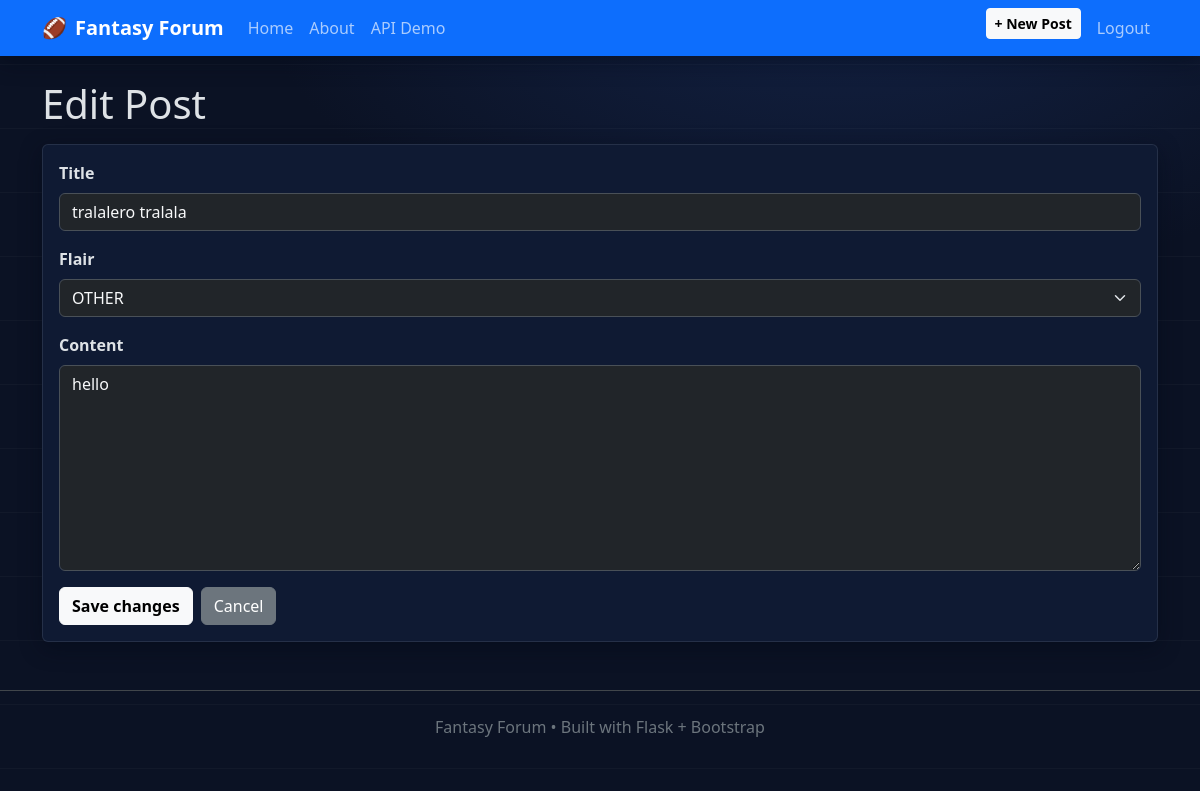
The app's page /post/4/edit (signed in) with its own data.
### app.py (models this page shows, shortened)
class Post(db.Model):
    id = db.Column(db.Integer, primary_key=True)
    title = db.Column(db.String(100), nullable=False)
    date_posted = db.Column(db.DateTime, nullable=False, default=datetime.utcnow)
    flair = db.Column(db.String(20), nullable=False, default="OTHER")
    content = db.Column(db.Text, nullable=False)
    user_id = db.Column(db.Integer, db.ForeignKey('user.id'), nullable=False)
    comments = db.relationship('Comment', backref='post', lazy=True, cascade="all, delete")

### app.py (the view)
@app.route("/post/<int:post_id>/edit", methods=["GET", "POST"])
@login_required
def edit_post(post_id):
    post = Post.query.get_or_404(post_id)
    if post.author != current_user:
        abort(403)
    form = PostForm()
    if form.validate_on_submit():
        post.title = form.title.data
        post.flair = form.flair.data
        post.content = form.content.data
        db.session.commit()
        flash("Post updated.", "success")
        return redirect(url_for("post_detail", post_id=post.id))
    elif request.method == "GET":
        form.title.data = post.title
        form.flair.data = post.flair
        form.content.data = post.content
    return render_template("post_edit.html", title="Edit Post", form=form, post=post)

### forms.py
class PostForm(FlaskForm):
    FLAIR_CHOICES = [
        ("TRADE_HELP", "TRADE HELP"),
        ("WAIVER_WIRE", "WAIVER WIRE ADVICE"),
        ("INJURY_TALK", "INJURY TALK"),
        ("OTHER", "OTHER"),
    ]
    title = StringField('Title', validators=[DataRequired(), Length(min=1, max=100)])
    flair = SelectField('Flair', choices=FLAIR_CHOICES, validators=[DataRequired()], default="OTHER")
    content = TextAreaField('Content', validators=[DataRequired(), Length(min=1)])
    submit = SubmitField('Publish')

### app.py (called while the page is built)
@app.context_processor
def inject_csrf_token():
    return dict(csrf_token=generate_csrf)

@login_manager.user_loader
def load_user(user_id):
    return User.query.get(int(user_id))

### templates/post_edit.html (shortened to what this page needs)
{% extends "base.html" %}
{% block content %}
  <h1 class="mb-3">Edit Post</h1>
  <div class="card ff-card ff-shadow">
    <div class="card-body">
      <form method="POST" novalidate>
        <div class="mb-3">
          <label class="form-label fw-semibold">{{ form.title.label }}</label>
          {{ form.title(class_="form-control bg-dark text-light") }}
        </div>
        <div class="mb-3">
          <label class="form-label fw-semibold">{{ form.flair.label }}</label>
          {{ form.flair(class_="form-select bg-dark text-light") }}
        </div>
        <div class="mb-3">
          <label class="form-label fw-semibold">{{ form.content.label }}</label>
          {{ form.content(class_="form-control bg-dark text-light", rows=8) }}
        </div>
        <div class="d-flex gap-2">
          {{ form.submit(class_="btn btn-light fw-semibold", value="Save changes") }}
          <a class="btn btn-secondary" href="{{ url_for('post_detail', post_id=post.id) }}">Cancel</a>
        </div>
      </form>
    </div>
  </div>
{% endblock %}

### templates/base.html (style rules this page uses)
body { background: radial-gradient(1100px 700px at 70% -10%, #142449 0%, #0b1224 55%) fixed; }
body::before { content:""; position:fixed; inset:0; pointer-events:none; z-index:-1; background: repeating-linear-gradient( to bottom, rgba(255,255,255,.03), rgba(255,255,255,.03) 1px, transparent 1px, transparent 64px ); }
.ff-card { background:#0f1a33; border:1px solid rgba(231,238,251,.10); }
.ff-shadow { box-shadow: 0 6px 22px rgba(2,8,23,.45); }
a, .nav-link { text-decoration: none; }

### records on screen
Post: title "tralalero tralala", flair "OTHER", content "hello"
